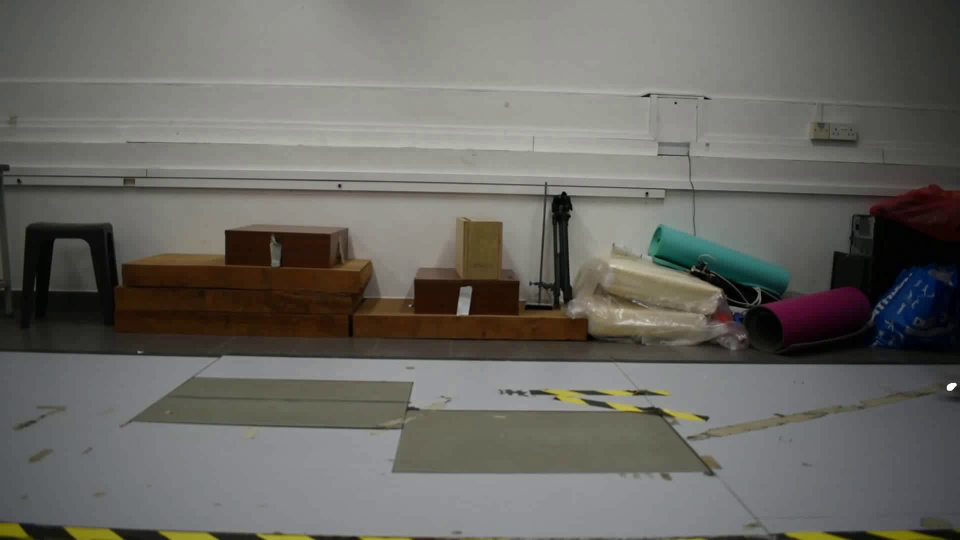
#> input picture frame 0 of 77marked.avi, 1920 x 1080 px, given in place of the camera (shown at 1/2 size)
$ jupyter execute --allow-errors 'Video analysis sandbox.ipynb'
#> lines starting #> are read from the running program, lines starting #| are printed output that depends on the picture; after the words box and inside, x2 and y2 are one past the last pixel; in counts of white or black regions, pixels touching at a corner belong together; pictures that were not available may be replaced by others from this repository, and a replacement may not be noted
[cell 1]
#webcam
import cv2
import numpy as np

cap = cv2.VideoCapture(0)

while(cap.isOpened()):
    ret, frame = cap.read()
#> frame is the input picture: shape (1080, 1920, 3); mean B, G, R 99.2, 104.3, 105.9
    if ret:
        cv2.imshow("frame", frame)
        key = cv2.waitKey(30)
#> (key Esc is pressed here)
        if key == 27:
            break
    else:
        break
cap.release()
cv2.destroyAllWindows()

[cell 2]
#just show video from sequence
import cv2
import numpy as np
cv2.namedWindow('image',cv2.WINDOW_NORMAL)
cv2.resizeWindow('image', 1280,720)

cap = cv2.VideoCapture("C:\\Users\sunny.DESKTOP-QGFGEEK\Desktop\GitClone\\1_camera_gait_analysis\walking_77_image_sequence\\img (%d).jpg")

while(cap.isOpened()):
    ret, frame = cap.read()
    if ret:
        cv2.imshow("image", frame)
        key = cv2.waitKey(30)
#> (key Esc is pressed here)
        if key == 27:
            break
    else:
        break
cap.release()
cv2.destroyAllWindows()

[cell 3]
#just show video
import cv2
import numpy as np
cv2.namedWindow('image',cv2.WINDOW_NORMAL)
cv2.resizeWindow('image', 1280,720)

cap = cv2.VideoCapture("C:\\Users\sunny.DESKTOP-QGFGEEK\Desktop\GitClone\\1_camera_gait_analysis\walking_videos\\DSC_0077.MOV")

while(cap.isOpened()):
    ret, frame = cap.read()
    if ret:
        cv2.imshow("image", frame)
        key = cv2.waitKey(30)
#> (key Esc is pressed here)
        if key == 27:
            break
    else:
        break
cap.release()
cv2.destroyAllWindows()

[cell 4]
#MOG
import cv2
import numpy as np
cv2.namedWindow('image',cv2.WINDOW_NORMAL)
cv2.resizeWindow('image', 1280,720)

cap = cv2.VideoCapture("C:\\Users\sunny.DESKTOP-QGFGEEK\Desktop\GitClone\\1_camera_gait_analysis\walking_videos\\DSC_0077.MOV")
fgbg = cv2.bgsegm.createBackgroundSubtractorMOG()

while(cap.isOpened()):
    ret, frame = cap.read()
    if ret:
        fgmask = fgbg.apply(frame)
#> fgmask: shape (1080, 1920); every value is 0
        cv2.imshow('image',fgmask)
        key = cv2.waitKey(30)
#> (key Esc is pressed here)
        if key == 27:
            break
    else:
        break
cap.release()
cv2.destroyAllWindows()

[cell 5]
#MOG2
import cv2
import numpy as np
cv2.namedWindow('image',cv2.WINDOW_NORMAL)
cv2.resizeWindow('image', 1280,720)

cap = cv2.VideoCapture("C:\\Users\sunny.DESKTOP-QGFGEEK\Desktop\GitClone\\1_camera_gait_analysis\walking_videos\\DSC_0077.MOV")

subtractor = cv2.createBackgroundSubtractorMOG2(history=1000000, varThreshold=5, detectShadows=False)

while(cap.isOpened()):
    ret, frame = cap.read()
    if ret:
        mask = subtractor.apply(frame)
#> mask: shape (1080, 1920); every value is 255
        cv2.imshow("image", mask)
        key = cv2.waitKey(30)
#> (key Esc is pressed here)
        if key == 27:
            break
    else:
        break
cap.release()
cv2.destroyAllWindows()

[cell 6]
#Manual
import cv2
import numpy as np
cv2.namedWindow('image',cv2.WINDOW_NORMAL)
cv2.resizeWindow('image', 1280,720)

cap = cv2.VideoCapture("C:\\Users\sunny.DESKTOP-QGFGEEK\Desktop\GitClone\\1_camera_gait_analysis\walking_videos\\DSC_0077.MOV")
_, first_frame = cap.read()
first_gray = cv2.cvtColor(first_frame, cv2.COLOR_BGR2GRAY)
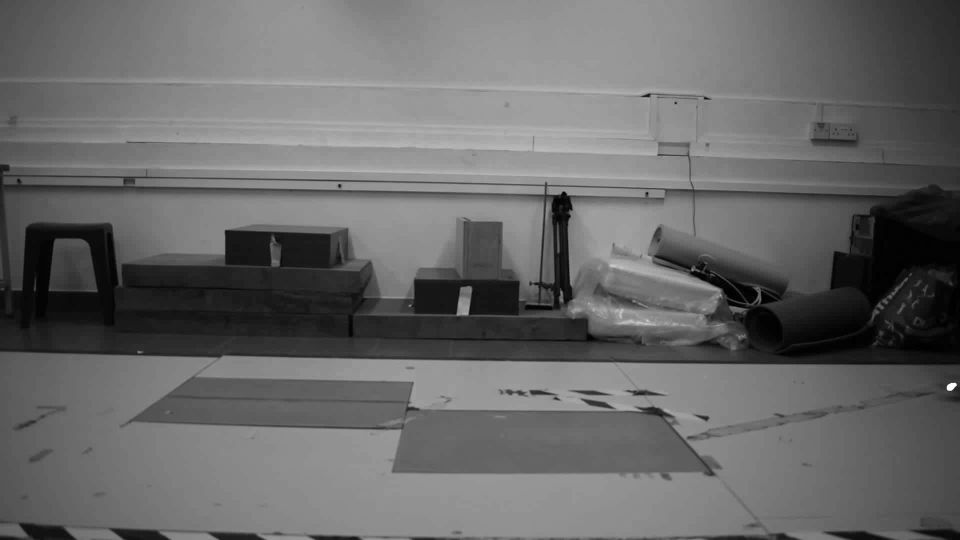
#> first_gray: shape (1080, 1920) (shown at 1/2 size); min 0, max 255, mean 104.2
first_gray = cv2.GaussianBlur(first_gray, (5, 5), 0)
while(cap.isOpened()):
    ret, frame = cap.read()
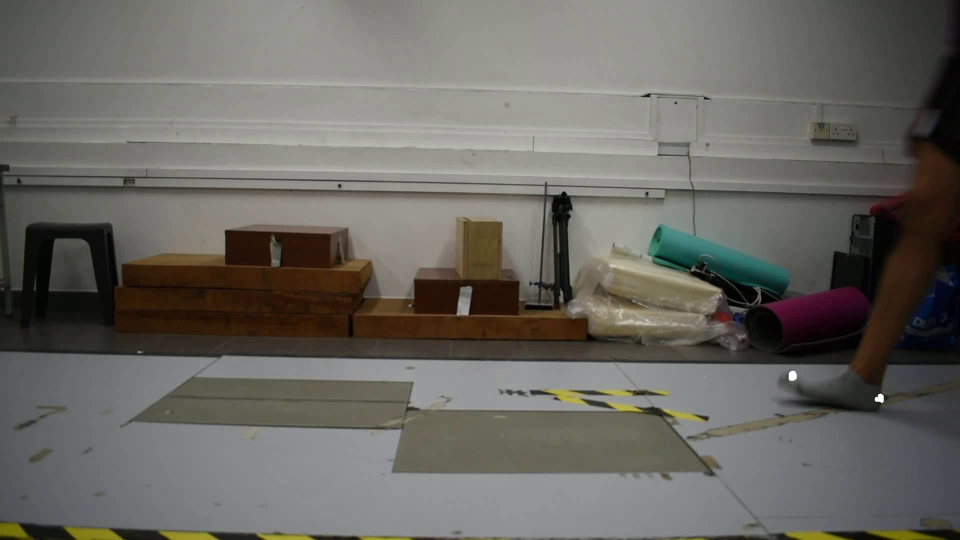
#> input picture frame 1 of 77marked.avi, 1920 x 1080 px, given in place of DSC_0077.MOV, which was not available (shown at 1/2 size)
#> frame is the input picture: shape (1080, 1920, 3); mean B, G, R 98.1, 103.4, 105.5
    if ret:
        gray_frame = cv2.cvtColor(frame, cv2.COLOR_BGR2GRAY)
        gray_frame = cv2.GaussianBlur(gray_frame, (5, 5), 0)
        difference = cv2.absdiff(first_gray, gray_frame)
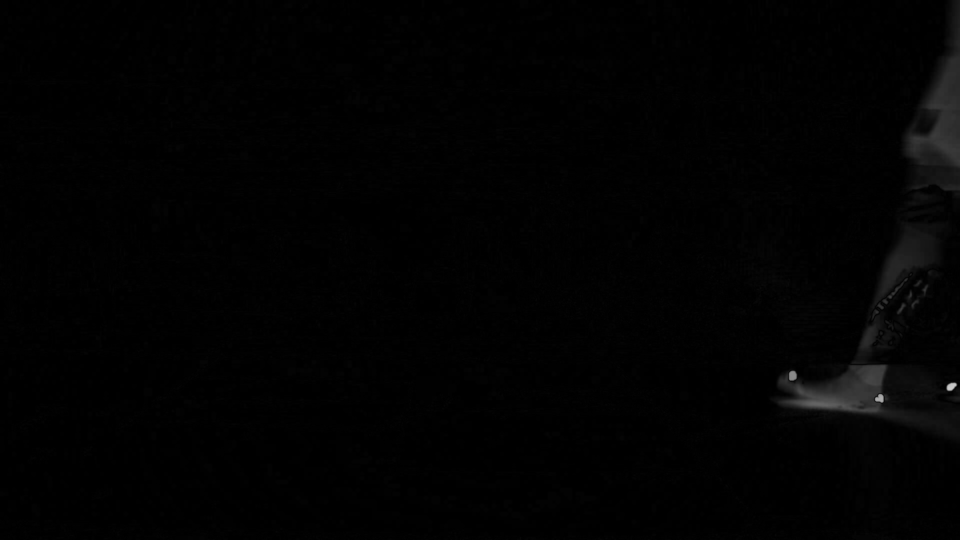
#> difference: shape (1080, 1920) (shown at 1/2 size); min 0, max 204, mean 1.9
        _, difference = cv2.threshold(difference, 25, 255, cv2.THRESH_BINARY)
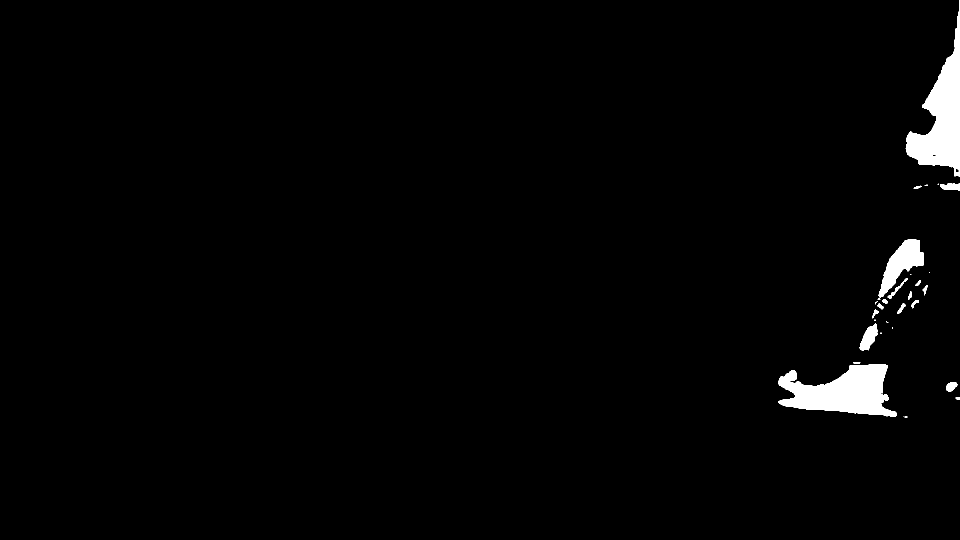
#> difference: shape (1080, 1920) (shown at 1/2 size); 1.8% white; 31 white regions (12 under 20 px), largest, box (x1, y1, x2, y2) and area: (1811, 0, 1920, 353) 15303, (1556, 729, 1793, 834) 14770, (1757, 478, 1848, 595) 4455
        cv2.imshow("image", first_frame)
        cv2.imshow("image", frame)
        cv2.imshow("image", difference)

        key = cv2.waitKey(30)
#> (key Esc is pressed here)
        if key == 27:
            break
    else:
        break
cap.release()
cv2.destroyAllWindows()

[cell 7]
#cornor detection normal image
import cv2
import numpy as np
cv2.namedWindow('image',cv2.WINDOW_NORMAL)
cv2.resizeWindow('image', 1280,720)

cap = cv2.VideoCapture("C:\\Users\sunny.DESKTOP-QGFGEEK\Desktop\GitClone\\1_camera_gait_analysis\walking_videos\\DSC_0077.MOV")


while(cap.isOpened()):
    ret, frame = cap.read()
    if ret:
        gray = cv2.cvtColor(frame,cv2.COLOR_BGR2GRAY)
        gray = np.float32(gray)
        dst = cv2.cornerHarris(gray,2,3,0.04)
        #result is dilated for marking the corners, not important
        dst = cv2.dilate(dst,None)
        # Threshold for an optimal value, it may vary depending on the image.
        frame[dst>0.01*dst.max()]=[0,0,255]
#> frame: shape (1080, 1920, 3); 0.04% of pixels changed, all inside (x1, y1, x2, y2) = (275, 187, 1914, 802)
        cv2.imshow("image", frame)
        key = cv2.waitKey(30)
#> (key Esc is pressed here)
        if key == 27:
            break
    else:
        break
cap.release()
cv2.destroyAllWindows()

[cell 8]
#webcam detect marker(with highlight level threshold)
import cv2
import numpy as np

cap = cv2.VideoCapture(0)

while(cap.isOpened()):
    ret, frame, = cap.read()
    if ret:
        imgray = cv2.cvtColor(frame,cv2.COLOR_BGR2GRAY)
        imblur1 = cv2.medianBlur(imgray,5)
        imblur2 = cv2.GaussianBlur(imblur1,(5,5),0)

        ret,thresh = cv2.threshold(imblur2,250,255,cv2.THRESH_BINARY)
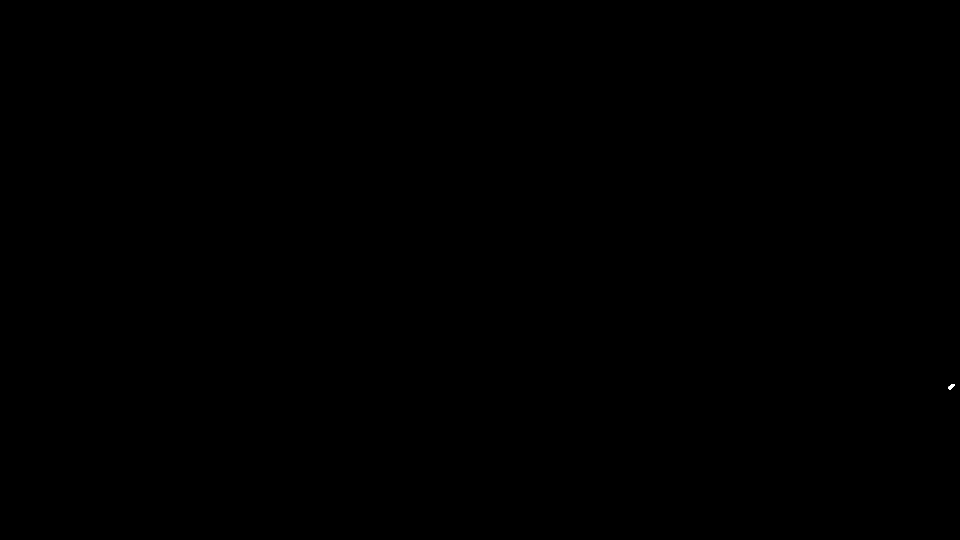
#> thresh: shape (1080, 1920) (shown at 1/2 size); 0% white; 1 white region

        contours, hierarchy = cv2.findContours(thresh,cv2.RETR_TREE,cv2.CHAIN_APPROX_SIMPLE)
#> contours = 1 contour; box (x1, y1, x2, y2) and area: (1897, 768, 1910, 779) 64

        #print("Number of objects found = ", len(contours))


        cv2.drawContours(frame, contours, -1, (0,0,255), 10)
#> frame: shape (1080, 1920, 3); 0.02% of pixels changed, all inside (x1, y1, x2, y2) = (1892, 763, 1915, 784)
        cv2.imshow("frame", frame)

        key = cv2.waitKey(30)
#> (key Esc is pressed here)
        if key == 27:
            break
    else:
        break
cap.release()
cv2.destroyAllWindows()

[cell 9]
#image edge detection
import cv2
import numpy as np
cv2.namedWindow('image',cv2.WINDOW_NORMAL)
#cv2.resizeWindow('image', 2000,1242)
cv2.resizeWindow('image', 560,996)

img = cv2.imread('C:\\Users\sunny.DESKTOP-QGFGEEK\Desktop\GitClone\\1_camera_gait_analysis\Azmall_image\BAzmall.jpg',1)
#img = cv2.imread('fap.png',1)

#> (the rest of this cell did not finish here and is left out)

[cell 10]
#show marker coordinate in image
import cv2
import numpy as np
from matplotlib import pyplot as plt


cv2.namedWindow('image',cv2.WINDOW_NORMAL)
cv2.resizeWindow('image', 560,996)
cv2.namedWindow('image2',cv2.WINDOW_NORMAL)
cv2.resizeWindow('image2', 560,996)

img = cv2.imread('C:\\Users\sunny.DESKTOP-QGFGEEK\Desktop\GitClone\\1_camera_gait_analysis\Azmall_image\FAzmall.jpg')
#> (the rest of this cell did not finish here and is left out)

[cell 11]
#save video

import cv2
import numpy as np
from matplotlib import pyplot as plt
cv2.namedWindow('image',cv2.WINDOW_NORMAL)
cv2.resizeWindow('image', 1280,720)
cap = cv2.VideoCapture("C:\\Users\sunny.DESKTOP-QGFGEEK\Desktop\GitClone\\1_camera_gait_analysis\walking_77_image_sequence\\img (%d).jpg")

# Define the codec and create VideoWriter object
fourcc = cv2.VideoWriter_fourcc(*'XVID')
out = cv2.VideoWriter('77marked.avi',fourcc, 23.9, (1920,1080))

while(cap.isOpened()):
    ret, frame, = cap.read()
    if ret:

        #frame = cv2.flip(frame,0)

        # write the flipped frame
        out.write(frame)
        cv2.imshow("image", frame)

        key = cv2.waitKey(30)
#> (key Esc is pressed here)
        if key == 27:
            break
    else:
        break
cap.release()
cv2.destroyAllWindows()

[cell 12]
import cv2
cv2.destroyAllWindows()

[cell 13]
#calibrate camera
import numpy as np
import cv2
import glob

# termination criteria
criteria = (cv2.TERM_CRITERIA_EPS + cv2.TERM_CRITERIA_MAX_ITER, 30, 0.001)

# prepare object points, like (0,0,0), (1,0,0), (2,0,0) ....,(6,5,0)
objp = np.zeros((7*7,3), np.float32)
objp[:,:2] = np.mgrid[0:7,0:7].T.reshape(-1,2)

# Arrays to store object points and image points from all the images.
objpoints = [] # 3d point in real world space
imgpoints = [] # 2d points in image plane.

images = cv2.VideoCapture(0)

while(images.isOpened()):
    ret, frame = images.read()
    if ret:
        gray = cv2.cvtColor(frame,cv2.COLOR_BGR2GRAY)

        # Find the chess board corners
        ret, corners = cv2.findChessboardCorners(gray, (7,7),None)
#> ret = False; corners = None

         # If found, add object points, image points (after refining them)
        if ret == True:
            objpoints.append(objp)

            cv2.cornerSubPix(gray,corners,(11,11),(-1,-1),criteria)
            imgpoints.append(corners)

            # Draw and display the corners
            cv2.drawChessboardCorners(frame, (7,7), corners,ret)
            ret, mtx, dist, rvecs, tvecs = cv2.calibrateCamera(objpoints, imgpoints, gray.shape[::-1],None,None)
        cv2.imshow('frame',frame)
        key = cv2.waitKey(100)
#> (key Esc is pressed here)
        if key == 27:
            break

    else:
        break
images.release()
cv2.destroyAllWindows()

#> (the rest of this cell did not finish here and is left out)

[cell 14]
#B.npz checker
data = np.load("B.npz")
#> (reads B.npz from the repository)
